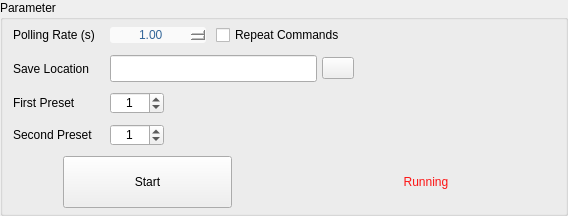
       <widget class="QGroupBox" name="groupBox_Parameter">
        <property name="minimumSize">
         <size>
          <width>0</width>
          <height>0</height>
         </size>
        </property>
        <property name="title">
         <string>Parameter</string>
        </property>
        <layout class="QGridLayout" name="gridLayout_5">
         <property name="leftMargin">
          <number>10</number>
         </property>
         <property name="topMargin">
          <number>5</number>
         </property>
         <property name="rightMargin">
          <number>5</number>
         </property>
         <property name="bottomMargin">
          <number>5</number>
         </property>
         <property name="spacing">
          <number>10</number>
         </property>
         <item row="0" column="0">
          <widget class="QLabel" name="label_2">
           <property name="text">
            <string>Polling Rate (s)</string>
           </property>
           <property name="textFormat">
            <enum>Qt::AutoText</enum>
           </property>
          </widget>
         </item>
         <item row="0" column="1">
          <widget class="QWidget" name="widget_7" native="true">
           <property name="minimumSize">
            <size>
             <width>0</width>
             <height>0</height>
            </size>
           </property>
           <property name="styleSheet">
            <string notr="true">.QWidget{background-color:rgb(0,0,0,0);}</string>
           </property>
           <layout class="QHBoxLayout" name="horizontalLayout_8">
            <property name="spacing">
             <number>10</number>
            </property>
            <property name="leftMargin">
             <number>5</number>
            </property>
            <property name="topMargin">
             <number>0</number>
            </property>
            <property name="rightMargin">
             <number>0</number>
            </property>
            <property name="bottomMargin">
             <number>0</number>
            </property>
            <item>
             <widget class="QDoubleSpinBox" name="spinBox">
              <property name="styleSheet">
               <string notr="true">QDoubleSpinBox{
	min-width:80px;
	border:none;
	border-radius:3px;
	background-color:rgb(255,255,255,75%);
	color:#336699;
}
QDoubleSpinBox::up-button{
	border-image:url(:/image/up.png);
	subcontrol-position:right;
	width:20px;height:20px;
}
QDoubleSpinBox::down-button{
	border-image:url(:/image/down.png);
	subcontrol-position:left;
	width:20px;height:20px;
}
QDoubleSpinBox:up-button:pressed{margin-top:4px;}
QDoubleSpinBox:down-button:pressed{margin-top:4px;}</string>
              </property>
              <property name="alignment">
               <set>Qt::AlignCenter</set>
              </property>
              <property name="minimum">
               <double>0.500000000000000</double>
              </property>
              <property name="singleStep">
               <double>0.500000000000000</double>
              </property>
              <property name="value">
               <double>1.000000000000000</double>
              </property>
             </widget>
            </item>
            <item>
             <widget class="QCheckBox" name="checkBox">
              <property name="minimumSize">
               <size>
                <width>0</width>
                <height>0</height>
               </size>
              </property>
              <property name="layoutDirection">
               <enum>Qt::LeftToRight</enum>
              </property>
              <property name="styleSheet">
               <string notr="true"/>
              </property>
              <property name="text">
               <string>Repeat Commands</string>
              </property>
              <property name="checkable">
               <bool>true</bool>
              </property>
              <property name="checked">
               <bool>false</bool>
              </property>
              <property name="autoRepeat">
               <bool>false</bool>
              </property>
             </widget>
            </item>
            <item>
             <widget class="QWidget" name="widget_checked" native="true">
              <property name="minimumSize">
               <size>
                <width>165</width>
                <height>0</height>
               </size>
              </property>
              <property name="maximumSize">
               <size>
                <width>16777215</width>
                <height>25</height>
               </size>
              </property>
              <property name="styleSheet">
               <string notr="true">background-image:url(:image/repChecked.jpg);</string>
              </property>
             </widget>
            </item>
            <item>
             <spacer name="horizontalSpacer_5">
              <property name="orientation">
               <enum>Qt::Horizontal</enum>
              </property>
              <property name="sizeHint" stdset="0">
               <size>
                <width>40</width>
                <height>20</height>
               </size>
              </property>
             </spacer>
            </item>
           </layout>
          </widget>
         </item>
         <item row="1" column="0">
          <widget class="QLabel" name="label_3">
           <property name="text">
            <string>Save Location</string>
           </property>
          </widget>
         </item>
         <item row="1" column="1">
          <widget class="QWidget" name="widget_8" native="true">
           <property name="minimumSize">
            <size>
             <width>0</width>
             <height>0</height>
            </size>
           </property>
           <property name="styleSheet">
            <string notr="true">.QWidget{background-color:rgb(0,0,0,0);}</string>
           </property>
           <layout class="QHBoxLayout" name="horizontalLayout_9">
            <property name="spacing">
             <number>5</number>
            </property>
            <property name="leftMargin">
             <number>5</number>
            </property>
            <property name="topMargin">
             <number>0</number>
            </property>
            <property name="rightMargin">
             <number>0</number>
            </property>
            <property name="bottomMargin">
             <number>0</number>
            </property>
            <item>
             <widget class="QLineEdit" name="edit_file_path">
              <property name="minimumSize">
               <size>
                <width>0</width>
                <height>27</height>
               </size>
              </property>
              <property name="styleSheet">
               <string notr="true"/>
              </property>
              <property name="text">
               <string/>
              </property>
             </widget>
            </item>
            <item>
             <widget class="QPushButton" name="btn_file">
              <property name="minimumSize">
               <size>
                <width>32</width>
                <height>22</height>
               </size>
              </property>
              <property name="styleSheet">
               <string notr="true">min-width:30px;min-height:20px;max-width:30px;max-height:20px;</string>
              </property>
              <property name="text">
               <string/>
              </property>
              <property name="icon">
               <iconset resource="res.qrc">
                <normaloff>:/image/more.png</normaloff>:/image/more.png</iconset>
              </property>
             </widget>
            </item>
            <item>
             <spacer name="horizontalSpacer_6">
              <property name="orientation">
               <enum>Qt::Horizontal</enum>
              </property>
              <property name="sizeHint" stdset="0">
               <size>
                <width>40</width>
                <height>20</height>
               </size>
              </property>
             </spacer>
            </item>
           </layout>
          </widget>
         </item>
         <item row="2" column="0">
          <widget class="QLabel" name="label_6">
           <property name="text">
            <string>First Preset</string>
           </property>
          </widget>
         </item>
         <item row="2" column="1">
          <widget class="QWidget" name="widget_9" native="true">
           <property name="minimumSize">
            <size>
             <width>0</width>
             <height>0</height>
            </size>
           </property>
           <property name="styleSheet">
            <string notr="true">.QWidget{background-color:rgb(0,0,0,0);}</string>
           </property>
           <layout class="QHBoxLayout" name="horizontalLayout_10">
            <property name="spacing">
             <number>10</number>
            </property>
            <property name="leftMargin">
             <number>5</number>
            </property>
            <property name="topMargin">
             <number>0</number>
            </property>
            <property name="rightMargin">
             <number>0</number>
            </property>
            <property name="bottomMargin">
             <number>0</number>
            </property>
            <item>
             <widget class="QSpinBox" name="spinBox_first">
              <property name="maximumSize">
               <size>
                <width>16777215</width>
                <height>16777215</height>
               </size>
              </property>
              <property name="alignment">
               <set>Qt::AlignCenter</set>
              </property>
              <property name="maximum">
               <number>1000</number>
              </property>
              <property name="value">
               <number>1</number>
              </property>
             </widget>
            </item>
            <item>
             <spacer name="horizontalSpacer_7">
              <property name="orientation">
               <enum>Qt::Horizontal</enum>
              </property>
              <property name="sizeHint" stdset="0">
               <size>
                <width>40</width>
                <height>20</height>
               </size>
              </property>
             </spacer>
            </item>
           </layout>
          </widget>
         </item>
         <item row="3" column="0">
          <widget class="QLabel" name="label_7">
           <property name="text">
            <string>Second Preset</string>
           </property>
          </widget>
         </item>
         <item row="3" column="1">
          <widget class="QWidget" name="widget_10" native="true">
           <property name="minimumSize">
            <size>
             <width>0</width>
             <height>0</height>
            </size>
           </property>
           <property name="styleSheet">
            <string notr="true">.QWidget{background-color:rgb(0,0,0,0);}</string>
           </property>
           <layout class="QHBoxLayout" name="horizontalLayout_11">
            <property name="spacing">
             <number>10</number>
            </property>
            <property name="leftMargin">
             <number>5</number>
            </property>
            <property name="topMargin">
             <number>0</number>
            </property>
            <property name="rightMargin">
             <number>0</number>
            </property>
            <property name="bottomMargin">
             <number>0</number>
            </property>
            <item>
             <widget class="QSpinBox" name="spinBox_second">
              <property name="maximumSize">
               <size>
                <width>16777215</width>
                <height>16777215</height>
               </size>
              </property>
              <property name="alignment">
               <set>Qt::AlignCenter</set>
              </property>
              <property name="maximum">
               <number>1000</number>
              </property>
              <property name="value">
               <number>1</number>
              </property>
             </widget>
            </item>
            <item>
             <spacer name="horizontalSpacer_4">
              <property name="orientation">
               <enum>Qt::Horizontal</enum>
              </property>
              <property name="sizeHint" stdset="0">
               <size>
                <width>40</width>
                <height>20</height>
               </size>
              </property>
             </spacer>
            </item>
           </layout>
          </widget>
         </item>
         <item row="5" column="0" colspan="2">
          <widget class="QWidget" name="widget_12" native="true">
           <property name="minimumSize">
            <size>
             <width>0</width>
             <height>50</height>
            </size>
           </property>
           <layout class="QHBoxLayout" name="horizontalLayout_14">
            <property name="spacing">
             <number>10</number>
            </property>
            <property name="leftMargin">
             <number>0</number>
            </property>
            <property name="topMargin">
             <number>0</number>
            </property>
            <property name="rightMargin">
             <number>0</number>
            </property>
            <property name="bottomMargin">
             <number>0</number>
            </property>
            <item>
             <widget class="QPushButton" name="btn_start">
              <property name="minimumSize">
               <size>
                <width>252</width>
                <height>52</height>
               </size>
              </property>
              <property name="maximumSize">
               <size>
                <width>282</width>
                <height>16777215</height>
               </size>
              </property>
              <property name="styleSheet">
               <string notr="true">min-width:150px;min-height:50px;max-width:180px;
margin-left:50px;margin-right:50px;
</string>
              </property>
              <property name="text">
               <string>Start</string>
              </property>
             </widget>
            </item>
            <item>
             <widget class="QLabel" name="lab_Running">
              <property name="styleSheet">
               <string notr="true">color: rgb(255, 0, 0, 233);</string>
              </property>
              <property name="text">
               <string>Running</string>
              </property>
              <property name="alignment">
               <set>Qt::AlignCenter</set>
              </property>
             </widget>
            </item>
           </layout>
          </widget>
         </item>
        </layout>
       </widget>
